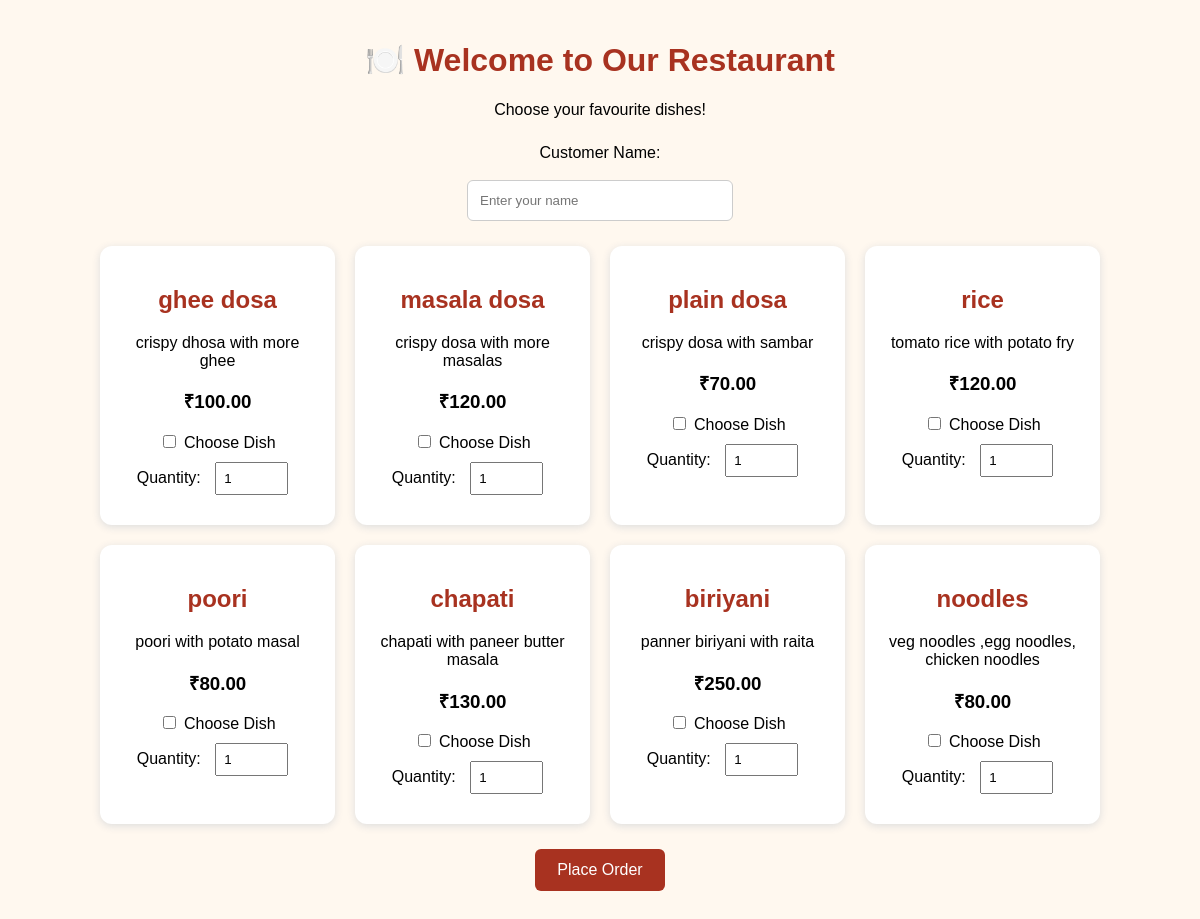
The page / on the database its author committed.
### restaurant/models.py (models this page shows, shortened)
class MenuItem(models.Model):
    name = models.CharField(max_length=100)
    description = models.TextField(blank=True)
    price = models.DecimalField(max_digits=8, decimal_places=2)
    is_available = models.BooleanField(default=True)

### restaurant/views.py (the view, shortened to what this page needs)
# urls.py: path('', views.home_page, name='home'),
def home_page(request):
    success_message = ""
    menu_items = MenuItem.objects.filter(is_available=True)
    return render(
        request,
        "restaurant/menu.html",
        {
            "menu_items": menu_items,
            "success_message": success_message,
        },
    )

### restaurant/templates/restaurant/menu.html (shortened to what this page needs)
<!DOCTYPE html>
<html lang="en">
<head>
</head>
<body>
<div class="container">
    <h1>🍽️ Welcome to Our Restaurant</h1>
    <p style="text-align:center">Choose your favourite dishes!</p>
    <form method="POST">
        <div class="customer">
            <label for="customer_name">Customer Name:</label><br><br>
            <input
                type="text"
                id="customer_name"
                name="customer_name"
                placeholder="Enter your name"
                required
            >
        </div>
        <div class="menu">
            {% for item in menu_items %}
            <div class="dish">
                <h2>{{ item.name }}</h2>
                <p>{{ item.description }}</p>
                <h3>₹{{ item.price }}</h3>
                <label>
                    <input
                        type="checkbox"
                        name="item_{{ item.id }}"
                        value="yes"
                    >
                    Choose Dish
                </label>
                <br>
                <label>
                    Quantity:
                    <input
                        class="quantity"
                        type="number"
                        name="quantity_{{ item.id }}"
                        value="1"
                        min="1"
                    >
                </label>
            </div>
            {% empty %}
            <p>No dishes available yet. Please add menu items in Django Admin.</p>
            {% endfor %}
        </div>
        <button class="place-order" type="submit">
            Place Order
        </button>
    </form>
</div>
</body>
</html>

### restaurant/templates/restaurant/menu.html (style rules this page uses)
body { font-family: Arial, sans-serif; background: #fff8ef; margin: 0; padding: 20px; }
h1 { text-align: center; color: #a83220; }
.container { max-width: 1000px; margin: auto; }
.customer { text-align: center; margin: 25px; }
input[type="text"] { padding: 12px; width: 240px; border: 1px solid #ccc; border-radius: 6px; }
.menu { display: grid; grid-template-columns: repeat(auto-fit, minmax(210px, 1fr)); gap: 20px; }
.dish { background: white; padding: 20px; border-radius: 12px; text-align: center; box-shadow: 0 2px 8px #ddd; }
.dish h2 { color: #a83220; }
.quantity { width: 55px; padding: 7px; margin: 10px; }
button { background: #a83220; color: white; border: none; padding: 12px 22px; border-radius: 6px; cursor: pointer; }
.place-order { display: block; margin: 25px auto; font-size: 16px; }

### rows shown on the page
MenuItem: name "ghee dosa", description "crispy dhosa with more ghee", price "100.00", id "1"
MenuItem: name "masala dosa", description "crispy dosa with more masalas", price "120.00"
MenuItem: name "plain dosa", description "crispy dosa with sambar", price "70.00"
MenuItem: name "rice", description "tomato rice with potato fry", price "120.00"
MenuItem: name "poori", description "poori with potato masal", price "80.00"
MenuItem: name "chapati", description "chapati with paneer butter masala", price "130.00"
MenuItem: name "biriyani", description "panner biriyani with raita", price "250.00"
MenuItem: name "noodles", description "veg noodles ,egg noodles, chicken noodles", price "80.00"
